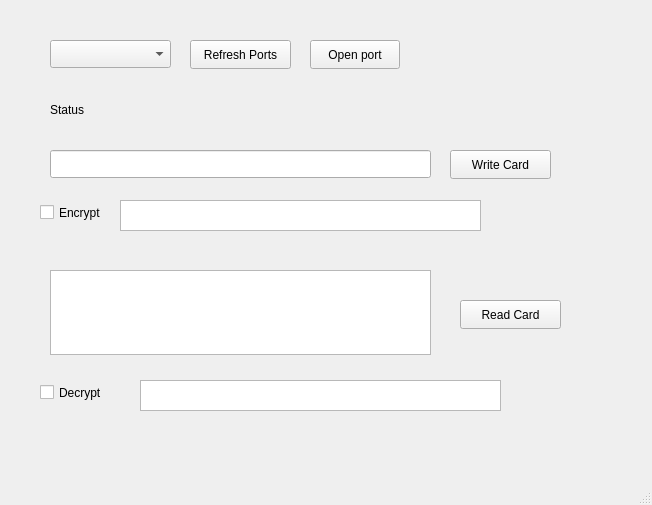
<?xml version="1.0" encoding="UTF-8"?>
<ui version="4.0">
 <class>MainWindow</class>
 <widget class="QMainWindow" name="MainWindow">
  <property name="geometry">
   <rect>
    <x>0</x>
    <y>0</y>
    <width>652</width>
    <height>505</height>
   </rect>
  </property>
  <property name="windowTitle">
   <string>MainWindow</string>
  </property>
  <widget class="QWidget" name="centralwidget">
   <widget class="QPushButton" name="pushButtonRead">
    <property name="geometry">
     <rect>
      <x>460</x>
      <y>300</y>
      <width>101</width>
      <height>29</height>
     </rect>
    </property>
    <property name="text">
     <string>Read Card</string>
    </property>
   </widget>
   <widget class="QCheckBox" name="checkBoxEncryptWrite">
    <property name="geometry">
     <rect>
      <x>40</x>
      <y>200</y>
      <width>92</width>
      <height>25</height>
     </rect>
    </property>
    <property name="text">
     <string>Encrypt</string>
    </property>
   </widget>
   <widget class="QPlainTextEdit" name="plainTextEditKeyWrite">
    <property name="geometry">
     <rect>
      <x>120</x>
      <y>200</y>
      <width>361</width>
      <height>31</height>
     </rect>
    </property>
   </widget>
   <widget class="QPushButton" name="pushButtonWrite">
    <property name="geometry">
     <rect>
      <x>450</x>
      <y>150</y>
      <width>101</width>
      <height>29</height>
     </rect>
    </property>
    <property name="text">
     <string>Write Card</string>
    </property>
   </widget>
   <widget class="QPlainTextEdit" name="plainTextEditKeyRead">
    <property name="geometry">
     <rect>
      <x>140</x>
      <y>380</y>
      <width>361</width>
      <height>31</height>
     </rect>
    </property>
   </widget>
   <widget class="QCheckBox" name="checkBoxDecryptRead">
    <property name="geometry">
     <rect>
      <x>40</x>
      <y>380</y>
      <width>92</width>
      <height>25</height>
     </rect>
    </property>
    <property name="text">
     <string>Decrypt</string>
    </property>
   </widget>
   <widget class="QLabel" name="labelStatus">
    <property name="geometry">
     <rect>
      <x>50</x>
      <y>100</y>
      <width>63</width>
      <height>20</height>
     </rect>
    </property>
    <property name="text">
     <string>Status</string>
    </property>
   </widget>
   <widget class="QLabel" name="labelStatusMessage">
    <property name="geometry">
     <rect>
      <x>100</x>
      <y>100</y>
      <width>621</width>
      <height>20</height>
     </rect>
    </property>
    <property name="text">
     <string/>
    </property>
   </widget>
   <widget class="QComboBox" name="comboBoxCom">
    <property name="geometry">
     <rect>
      <x>50</x>
      <y>40</y>
      <width>121</width>
      <height>28</height>
     </rect>
    </property>
   </widget>
   <widget class="QPushButton" name="pushButtonCom">
    <property name="geometry">
     <rect>
      <x>190</x>
      <y>40</y>
      <width>101</width>
      <height>29</height>
     </rect>
    </property>
    <property name="text">
     <string>Refresh Ports</string>
    </property>
   </widget>
   <widget class="QLineEdit" name="lineEditWrite">
    <property name="geometry">
     <rect>
      <x>50</x>
      <y>150</y>
      <width>381</width>
      <height>28</height>
     </rect>
    </property>
    <property name="maxLength">
     <number>32</number>
    </property>
   </widget>
   <widget class="QPlainTextEdit" name="plainTextEditRead">
    <property name="geometry">
     <rect>
      <x>50</x>
      <y>270</y>
      <width>381</width>
      <height>85</height>
     </rect>
    </property>
    <property name="readOnly">
     <bool>true</bool>
    </property>
   </widget>
   <widget class="QPushButton" name="pushButtonConnect">
    <property name="geometry">
     <rect>
      <x>310</x>
      <y>40</y>
      <width>90</width>
      <height>29</height>
     </rect>
    </property>
    <property name="text">
     <string>Open port</string>
    </property>
   </widget>
  </widget>
  <widget class="QMenuBar" name="menubar">
   <property name="geometry">
    <rect>
     <x>0</x>
     <y>0</y>
     <width>652</width>
     <height>25</height>
    </rect>
   </property>
  </widget>
  <widget class="QStatusBar" name="statusbar"/>
 </widget>
 <resources/>
 <connections/>
</ui>
